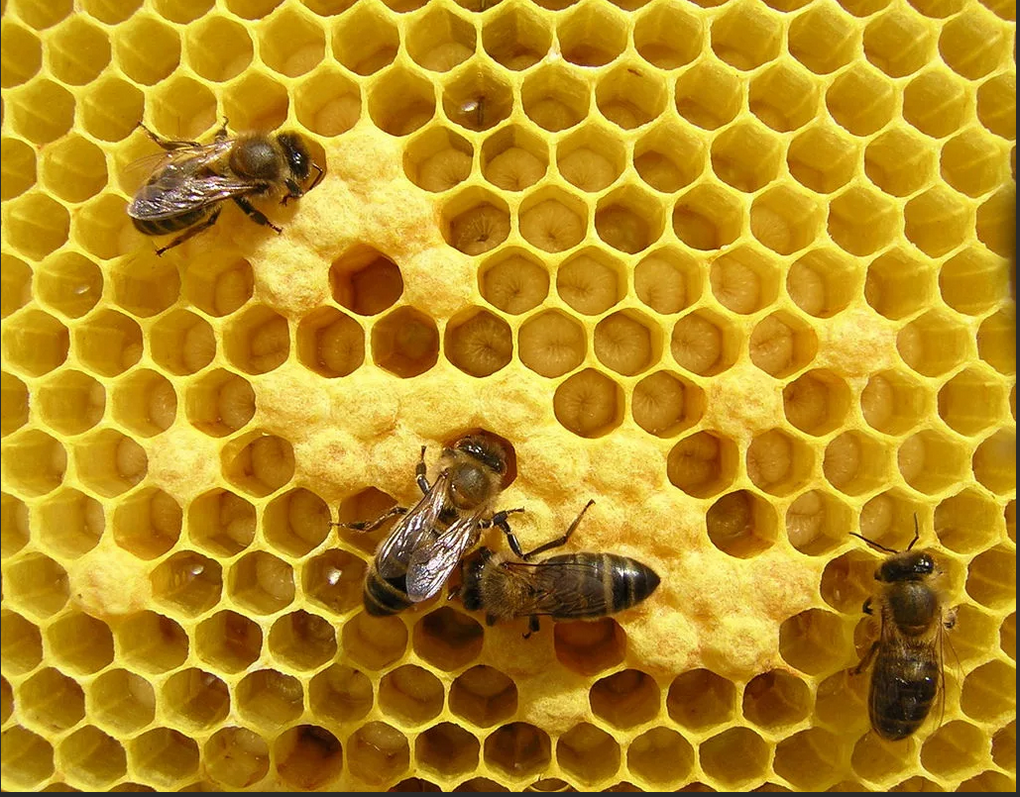
#> input picture imgs/4bees_real.png, 1020 x 797 px
$ python k-means.py
#> lines starting #> are read from the running program, lines starting #| are printed output that depends on the picture; long printed decimals are rounded
import numpy as np
import cv2
from matplotlib import pyplot as plt
import os

np.set_printoptions(threshold=2000000)

dir_name = os.path.dirname(__file__)
image = cv2.imread(os.path.join(dir_name, '../imgs/4bees_real.png'))
#> image is the input picture: shape (797, 1020, 3); mean B, G, R 30.9, 139.5, 182.1
gray = cv2.cvtColor(image, cv2.COLOR_BGR2GRAY)
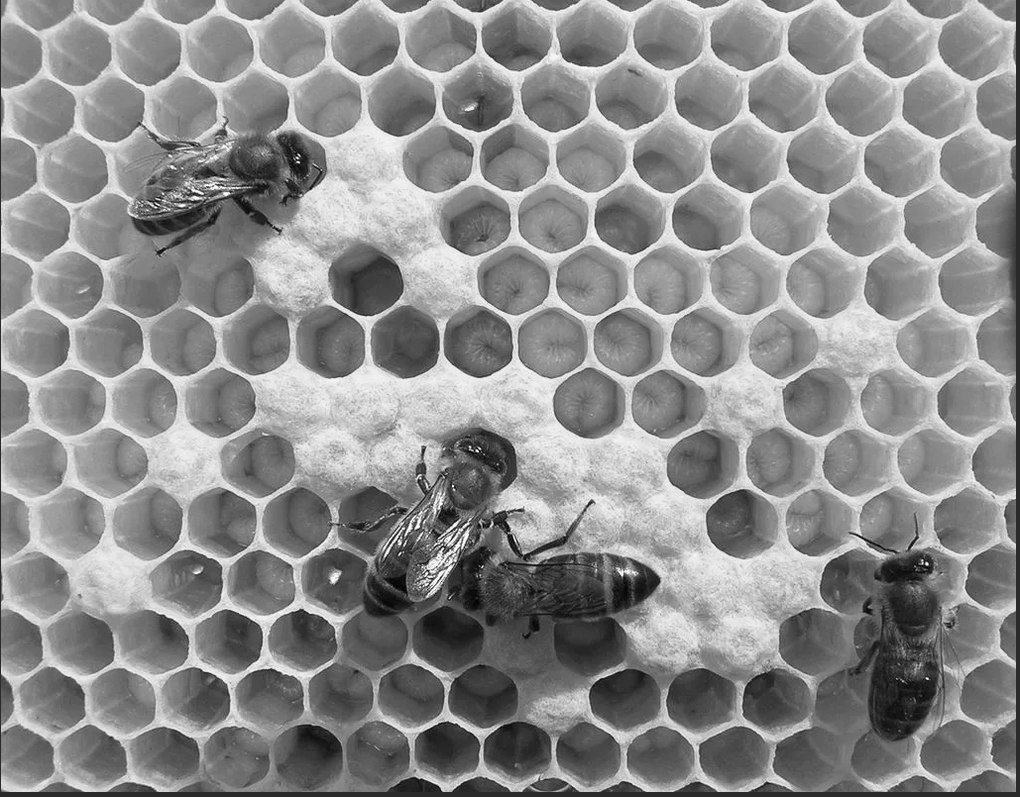
#> gray: shape (797, 1020); min 0, max 255, mean 139.8

histogram = cv2.calcHist([gray], [0], None, [256], [0, 256])
#> histogram = 256 values, max 10131 at index 42, min 1 at index 0, mean 3175.5

plt.subplot(211), plt.imshow(gray, 'gray')
plt.subplot(212), plt.plot(histogram)
# plt.show()


# Reshape the image to a 2D array of pixels and 3 color values
Z = image.reshape((-1, 3))

# convert to np.float32
Z = np.float32(Z)

print(image.shape)
#| (797, 1020, 3)
print(Z.shape)
#| (812940, 3)

# define criteria, number of clusters(K) and apply kmeans()
criteria = (cv2.TERM_CRITERIA_EPS + cv2.TERM_CRITERIA_MAX_ITER, 10, 1.0)
K = 7
ret, label, center = cv2.kmeans(Z, K, None, criteria, 10, cv2.KMEANS_RANDOM_CENTERS)
#> ret = 426867498.4; center = [[5.99, 125, 178.4], [13.53, 39.35, 69.83], [26.48, 161.7, 206.1], [4.61, 80.4, 135.4], [70.98, 208.1, 236.1], [74.3, 118.6, 150.9], [113.6, 234, 248.3]]

print(center)
#| [[  5.992  124.982  178.424  ]
#|  [ 13.528   39.348   69.829  ]
#|  [ 26.480  161.706   206.1205   ]
#|  [  4.608  80.396   135.368  ]
#|  [ 70.980   208.125   236.067  ]
#|  [ 74.298   118.5659    150.934  ]
#|  [113.584   234.020   248.324  ]]

# Look at determine layer
for i in range(len(center)):
    if i != 0:
        center[i] = [255, 255, 255]
#> this loop made 7 passes
#> after the loop, center = [[5.99, 125, 178.4], [255, 255, 255], [255, 255, 255], [255, 255, 255], [255, 255, 255], [255, 255, 255], [255, 255, 255]]

# Convert back to uint8
center = np.uint8(center)
#> center = [[5, 124, 178], [255, 255, 255], [255, 255, 255], [255, 255, 255], [255, 255, 255], [255, 255, 255], [255, 255, 255]]
res = center[label.flatten()]
print(label.flatten().shape)
#| (812940,)
print(center.shape)
#| (7, 3)
print(res.shape)
#| (812940, 3)
print(res)
#> (printed output is left out)
res2 = res.reshape(image.shape)
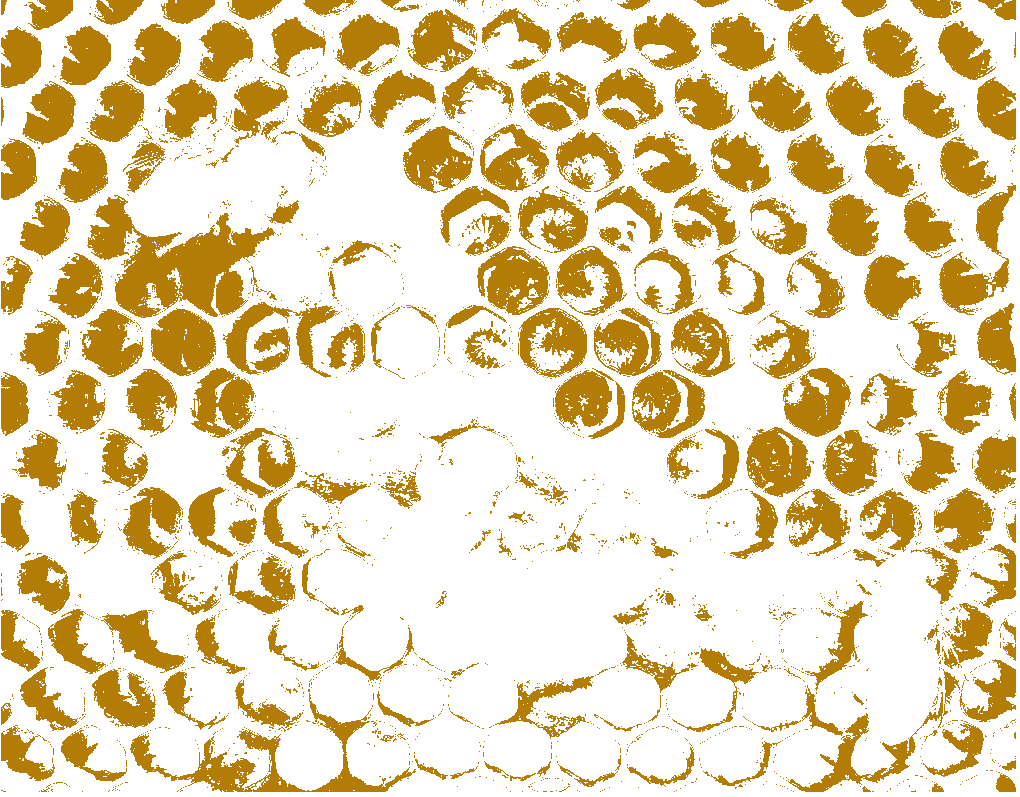
#> res2: shape (797, 1020, 3); mean B, G, R 176.8, 214, 230.9

cv2.imwrite('results/4bees_real.png', res2)
cv2.imshow('res2', res2)
cv2.waitKey(0)
cv2.destroyAllWindows()
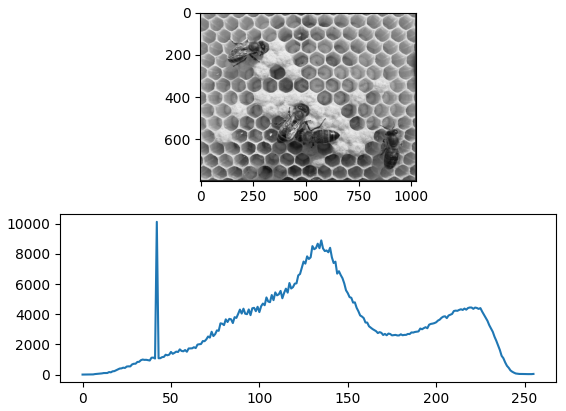
#> figure drawn by matplotlib, 2 panels; panel 2: curve peaks at x = 42, y = 10131

$ run again, with imgs/9bees.jpeg saved as imgs/4bees_real.png
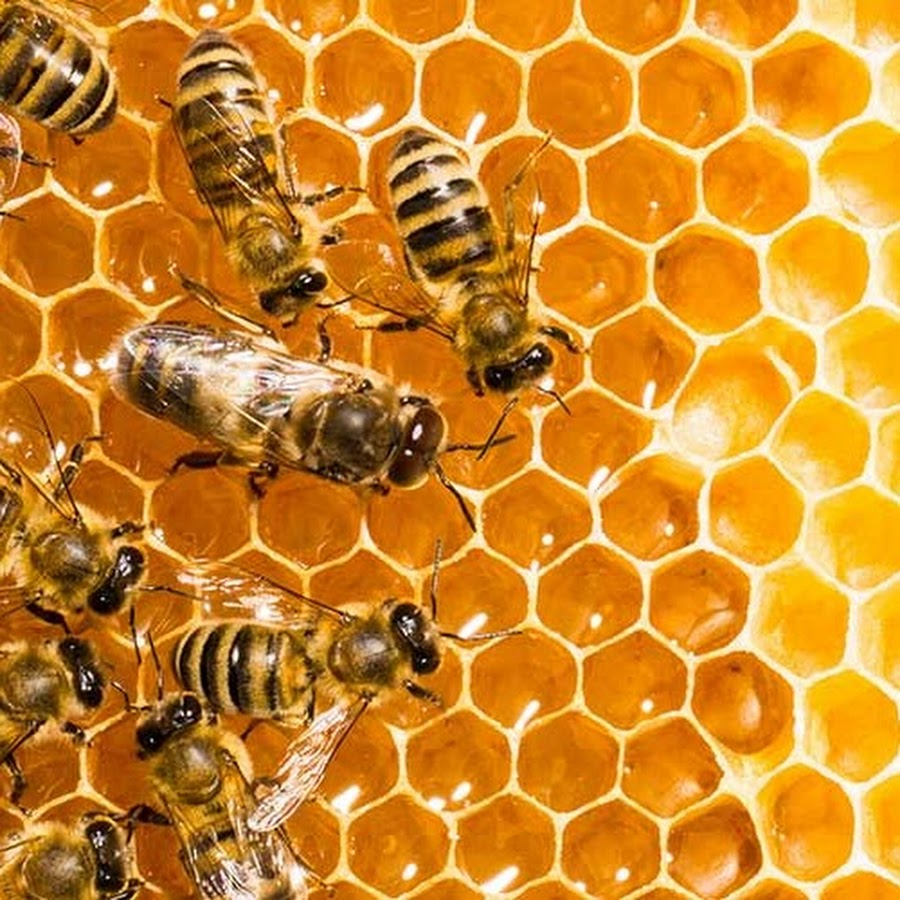
#> input picture imgs/9bees.jpeg, 900 x 900 px
#> image is the input picture: shape (900, 900, 3); mean B, G, R 41.6, 135.6, 206.2
#> `gray = cv2.cvtColor(image, cv2.COLOR_BGR2GRAY)`:
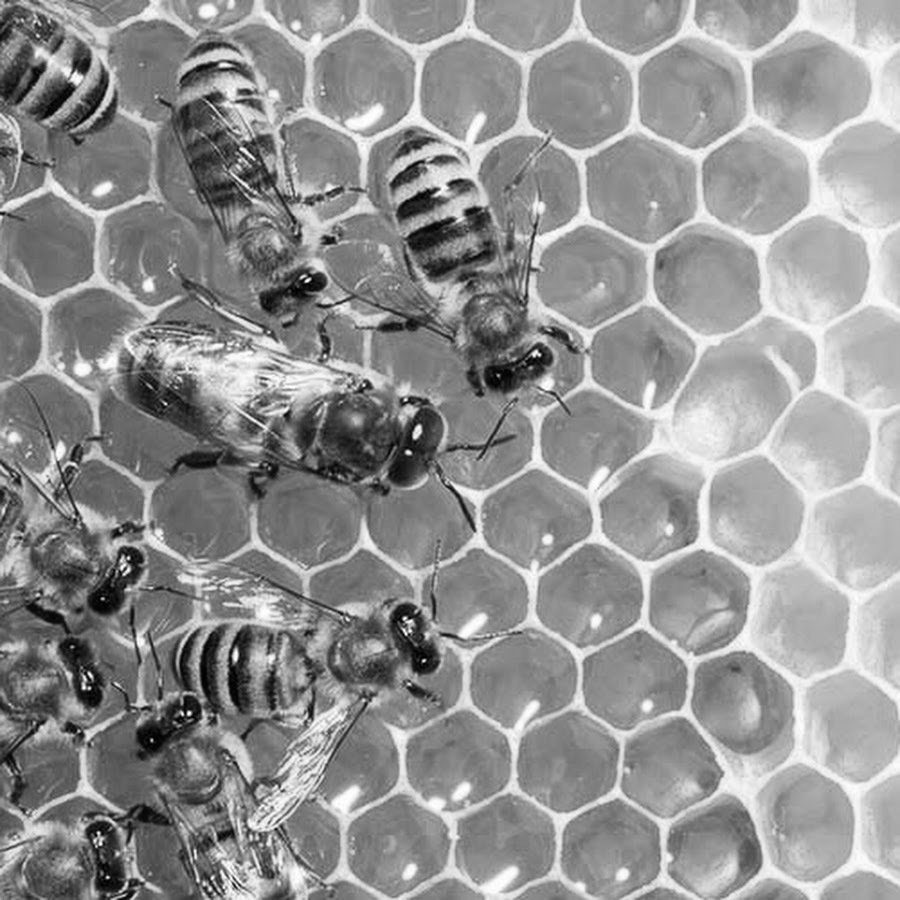
#> gray: shape (900, 900); min 0, max 255, mean 146
#> histogram = 256 values, max 9747 at index 140, min 7 at index 0, mean 3164.1
#| (900, 900, 3)
#| (810000, 3)
#> `ret, label, center = cv2.kmeans(Z, K, None, criteria, 10, cv2.KMEANS_R..`: ret = 641084073.8; center = [[7.07, 105.7, 198.5], [7.76, 33.05, 65.79], [9.45, 146.4, 238.7], [18.97, 78.43, 133.1], [99.14, 194.4, 244.1], [65.61, 143.3, 200.5], [179.5, 228, 250]]
#| [[  7.075  105.6552    198.528  ]
#|  [  7.761  33.050   65.786 ]
#|  [  9.451  146.440   238.698  ]
#|  [ 18.967   78.426   133.102  ]
#|  [ 99.138   194.362   244.1012   ]
#|  [ 65.607   143.266   200.462  ]
#> (further printed lines are left out)
#> the loop `for i in range(len(center)):` made 7 passes
#> after the loop `for i in range(len(center)):`: center = [[7.07, 105.7, 198.5], [255, 255, 255], [255, 255, 255], [255, 255, 255], [255, 255, 255], [255, 255, 255], [255, 255, 255]]
#> `center = np.uint8(center)`: center = [[7, 105, 198], [255, 255, 255], [255, 255, 255], [255, 255, 255], [255, 255, 255], [255, 255, 255], [255, 255, 255]]
#| (810000,)
#| (7, 3)
#| (810000, 3)
#> (printed output is left out)
#> `cv2.destroyAllWindows()`:
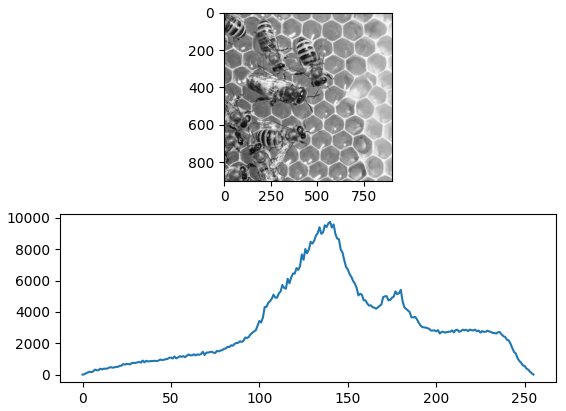
#> figure drawn by matplotlib, 2 panels; panel 2: curve peaks at x = 140, y = 9747
